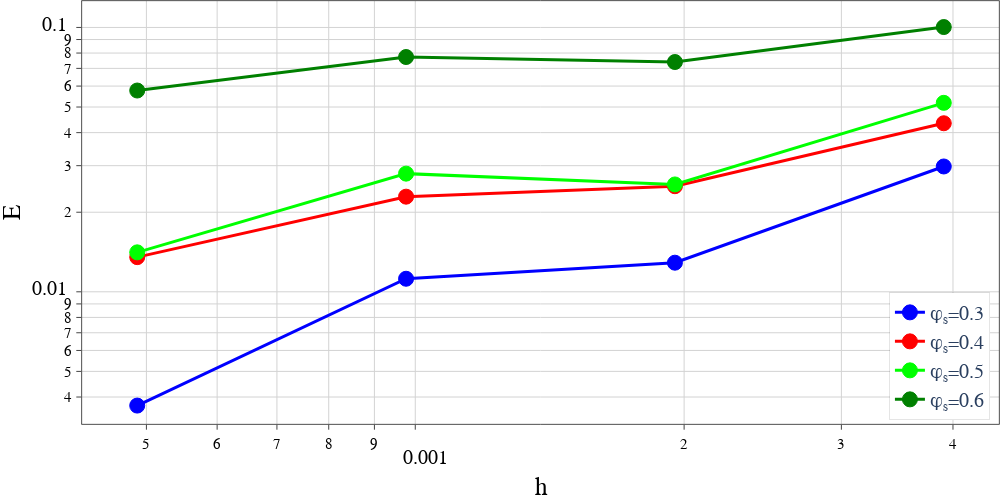

The cell this chart's notebook holds for it:
### Markdown cell above
# Error vs level of refinement for m around 1 and fixed the solid volume fraction

### Code cell
etas = [ 1e-03, 1e-4, 1e-05, 1e-06, 1e-15 ]
levels = [8,9,10,11]
phis = [0.3, 0.4, 0.5, 0.6] 

list_x, list_y, list_names, list_colors, list_lines = [], [], [], [], []
xaxis='h'
yaxis="E"

# for fixed m
for i,phi in enumerate(phis):
    x, y = [], []
    m_list, eta_list = [], []
    for j,lev in enumerate(levels):
        eta_opt = 100
        m_opt = 100
        for k,et in enumerate(etas):
            
            m = min(np.round(np.sqrt(et)*2**lev,3), 5)
            print('m=', m, ' eta=', et)
            tmp1 = np.abs(m - 1)
            tmp2 = np.abs(m_opt - 1)
            if tmp1 < tmp2 :
                m_opt = m
                eta_opt = et
        print('m_opt=', m_opt, ' eta=', eta_opt)
        x.append(1/2**(lev))
        y.append(df[lev][eta_opt][phi])
        m_list.append(m_opt)
        eta_list.append(eta_opt)
    list_x.append(x)
    list_y.append(y)
    m_opt = np.mean(m_list)
    eta_opt = np.mean(eta_list)
    if m_opt == 5:
        nm = '≥ ' + str(m_opt)
    else:
        nm = '= ' + str(m_opt)
    pw=np.log10(eta_opt)
    list_names.append('\u03C6<sub>s</sub>=' + str(phi) ) #+ "  \u03B7=10<sup>" + str(int(pw))+'</sup>, m' + nm
    list_lines.append('solid')
        

fn = 'fixed_phi={}_E_vs_lev.pdf'.format("_".join(map(str, phis)), lev)
plot_graph(list_x, list_y, names=list_names, xtitle=xaxis, ytitle=yaxis, image_name=fn, \
               mode=['lines+markers']*10,\
#                xrange=[0,20], 
               yrange=[-2.5,-0.9],\
               dash=list_lines,\
#                colors=None,\
               xlog=True, ylog=True,\
               width=1000, height=500, path=MYPATH + prefix ,  legend_orientation='v', showlegend=True,\
               yanchor='bottom', y0_anchor=0.01, xanchor='right', x0_anchor=0.99, legborderlinesize=0.1)

### Figure 1 — Plotly figure (JSON) as saved in the notebook; plotly's stock layout.template omitted (floating-point values rounded to 4 significant figures)
{"data": [{"line": {"color": "blue", "dash": "solid", "width": 3}, "marker": {"line": {"color": "blue", "width": 1}, "size": 15, "symbol": "circle"}, "mode": "lines+markers", "name": "φ<sub>s</sub>=0.3", "textfont": {"color": "LightSeaGreen", "family": "Times New Roman", "size": 20}, "type": "scatter", "x": [0.003906, 0.001953, 0.0009766, 0.0004883], "y": [0.02979, 0.01289, 0.01121, 0.003712]}, {"line": {"color": "red", "dash": "solid", "width": 3}, "marker": {"line": {"color": "red", "width": 1}, "size": 15, "symbol": "circle"}, "mode": "lines+markers", "name": "φ<sub>s</sub>=0.4", "textfont": {"color": "LightSeaGreen", "family": "Times New Roman", "size": 20}, "type": "scatter", "x": [0.003906, 0.001953, 0.0009766, 0.0004883], "y": [0.04341, 0.02509, 0.0229, 0.01353]}, {"line": {"color": "hsv(120,100,100)", "dash": "solid", "width": 3}, "marker": {"line": {"color": "hsv(120,100,100)", "width": 1}, "size": 15, "symbol": "circle"}, "mode": "lines+markers", "name": "φ<sub>s</sub>=0.5", "textfont": {"color": "LightSeaGreen", "family": "Times New Roman", "size": 20}, "type": "scatter", "x": [0.003906, 0.001953, 0.0009766, 0.0004883], "y": [0.05185, 0.02548, 0.02799, 0.0141]}, {"line": {"color": "green", "dash": "solid", "width": 3}, "marker": {"line": {"color": "green", "width": 1}, "size": 15, "symbol": "circle"}, "mode": "lines+markers", "name": "φ<sub>s</sub>=0.6", "textfont": {"color": "LightSeaGreen", "family": "Times New Roman", "size": 20}, "type": "scatter", "x": [0.003906, 0.001953, 0.0009766, 0.0004883], "y": [0.1003, 0.07399, 0.07729, 0.05773]}], "layout": {"autosize": false, "font": {"family": "Times New Roman", "size": 20}, "height": 500, "legend": {"bgcolor": "White", "bordercolor": "Black", "borderwidth": 0.1, "orientation": "v", "x": 0.99, "xanchor": "right", "y": 0.01, "yanchor": "bottom"}, "margin": {"b": 0, "l": 0, "pad": 0.1, "r": 0, "t": 0}, "paper_bgcolor": "rgba(255, 255, 255, 1)", "plot_bgcolor": "rgba(255, 255, 255, 1)", "showlegend": true, "width": 1000, "xaxis": {"automargin": true, "gridcolor": "lightgrey", "gridwidth": 1, "linecolor": "black", "linewidth": 0.7, "mirror": true, "range": [[0.0004883, 0.0004883, 0.0004883, 0.0004883], [0.003906, 0.003906, 0.003906, 0.003906]], "showline": true, "side": "bottom", "tickangle": 0, "tickfont": {"color": "black", "family": "Times New Roman", "size": 20}, "ticks": "outside", "title": {"font": {"color": "black", "family": "Times New Roman", "size": 25}, "text": "h"}, "type": "log"}, "yaxis": {"automargin": true, "gridcolor": "lightgrey", "gridwidth": 1, "linecolor": "black", "linewidth": 0.7, "mirror": true, "range": [-2.5, -0.9], "showline": true, "side": "left", "tickangle": 0, "tickfont": {"color": "black", "family": "Times New Roman", "size": 20}, "ticks": "outside", "title": {"font": {"color": "black", "family": "Times New Roman", "size": 25}, "text": "E"}, "type": "log"}}}
